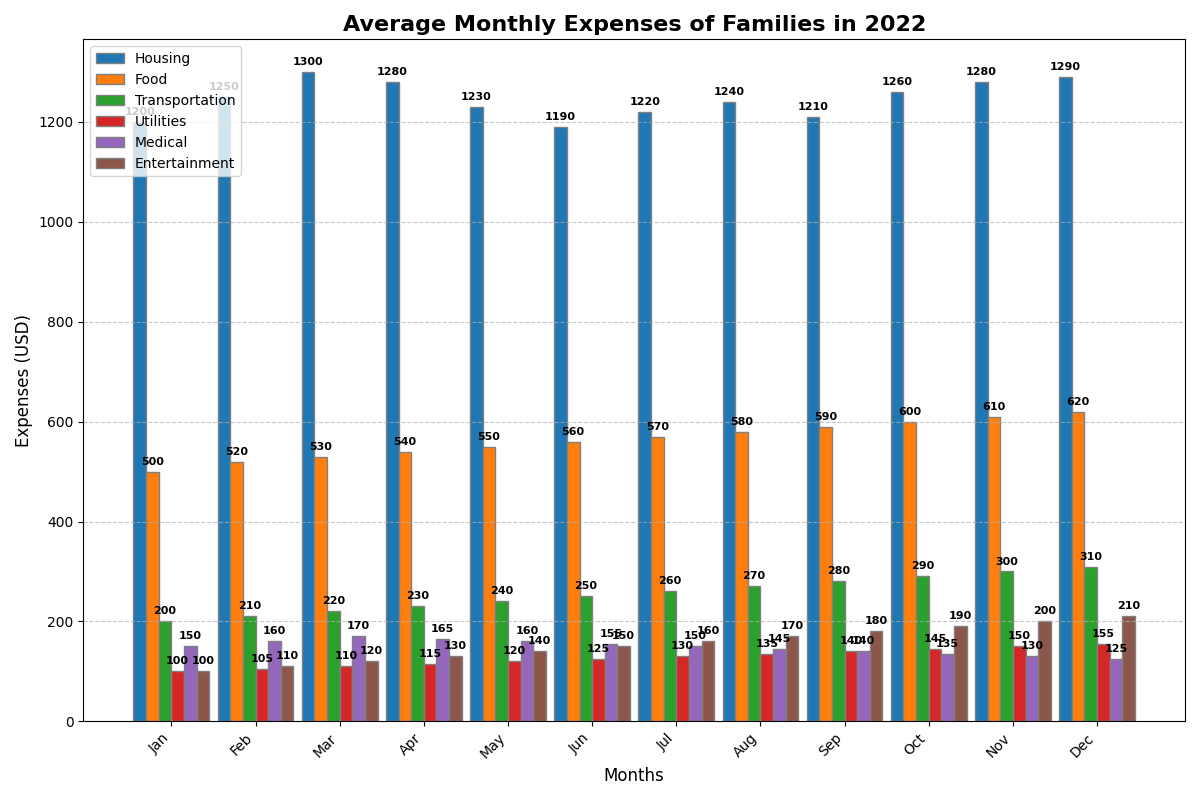

Source code (Python):
import matplotlib.pyplot as plt
import numpy as np

# Backstory: The chart represents the average monthly expenses of families in different categories in a small town for the year 2022. 
# We have six main categories: Housing, Food, Transportation, Utilities, Medical, Entertainment.

# Months and expense categories
months = ['Jan', 'Feb', 'Mar', 'Apr', 'May', 'Jun', 'Jul', 'Aug', 'Sep', 'Oct', 'Nov', 'Dec']
categories = ['Housing', 'Food', 'Transportation', 'Utilities', 'Medical', 'Entertainment']

# Expense data: rows are categories, columns are months
expenses_data = np.array([
    [1200, 1250, 1300, 1280, 1230, 1190, 1220, 1240, 1210, 1260, 1280, 1290],  # Housing
    [500, 520, 530, 540, 550, 560, 570, 580, 590, 600, 610, 620],              # Food
    [200, 210, 220, 230, 240, 250, 260, 270, 280, 290, 300, 310],              # Transportation
    [100, 105, 110, 115, 120, 125, 130, 135, 140, 145, 150, 155],              # Utilities
    [150, 160, 170, 165, 160, 155, 150, 145, 140, 135, 130, 125],              # Medical
    [100, 110, 120, 130, 140, 150, 160, 170, 180, 190, 200, 210]               # Entertainment
])

# Colors for each category
colors = ['#1f77b4', '#ff7f0e', '#2ca02c', '#d62728', '#9467bd', '#8c564b']

# Generate the figure and axes
fig, ax = plt.subplots(figsize=(12, 8))

# Define bar width
bar_width = 0.15

# Create the month index for each category
index = np.arange(len(months))

# Create a grouped bar chart
for i in range(len(categories)):
    ax.bar(index + i * bar_width, expenses_data[i], bar_width, label=categories[i], color=colors[i], edgecolor='grey')

# Add title and axis labels
ax.set_title('Average Monthly Expenses of Families in 2022', fontsize=16, fontweight='bold')
ax.set_xlabel('Months', fontsize=12)
ax.set_ylabel('Expenses (USD)', fontsize=12)

# Add x-ticks for months
ax.set_xticks(index + bar_width * (len(categories) - 1) / 2)
ax.set_xticklabels(months, rotation=45, ha='right')

# Add grid for better readability
ax.yaxis.grid(True, linestyle='--', alpha=0.7)

# Add a legend to differentiate the categories
ax.legend(loc='upper left', fontsize=10)

# Annotate each bar segment with the expense value
for i in range(len(categories)):
    for j in range(len(months)):
        ax.text(index[j] + i * bar_width, expenses_data[i, j] + 10, str(expenses_data[i, j]), ha='center', va='bottom', fontsize=8, fontweight='bold')

# Tight layout to make sure everything fits well
plt.tight_layout()

# Show the plot
plt.show()
